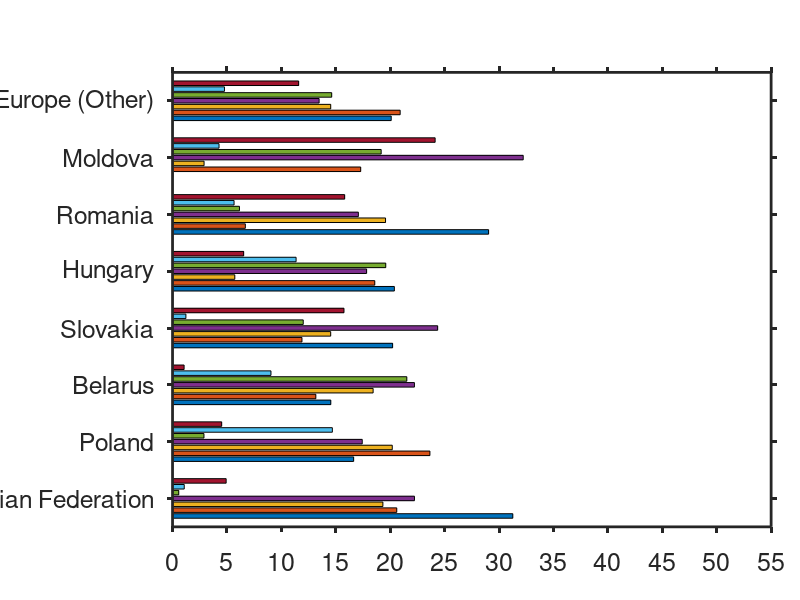

Recreate this plot in MATLAB. (Note: this script raises an error after producing the figure.)
close all;

figure('units','normalized','outerposition',[0.15 0.15 0.6 0.8]);
subplot('Position',[0.215669014084507,0.121919584954604,0.748239436619718,0.757457846952011]);

Country_Name={'Russian Federation','Poland','Belarus','Slovakia','Hungary','Romania','Moldova','Europe (Other)'};
Disese={'TB';'Drug-resistant TB';'HIV';'HIV Treatment';'Diabetes';'Cancer';'CVD'};
T=[31.2655384013155,20.6024502991574,19.3275828759546,22.2295507246408,0.571187226949940,1.07595394965552,4.92773652232627;16.6420245134146,23.6479851173360,20.1896631026445,17.4323525712421,2.88710010073673,14.6843080620405,4.51656653258559;14.5420060426371,13.1668595009593,18.4308135015296,22.2263614779723,21.5266626183766,9.04301883387218,1.06427802465288;20.2219521585835,11.8922395344880,14.5325512979894,24.3612419797008,12.0106136524006,1.22841411471709,15.7529872621206;20.3833203960749,18.5823283415145,5.72148958013417,17.8328990682867,19.5912303699243,11.3525643832419,6.53616786082354;29.0418217789816,6.69116817396377,19.5709512349963,17.0756061515745,6.14969531236571,5.65354124891377,15.8172160992044;0.0181320479452568,17.2892335925917,2.89775227472633,32.2224559989506,19.1704546384067,4.27233096300313,24.1296404843763;20.0945388252910,20.9168108455588,14.5341025195996,13.4690647007845,14.6252042236377,4.77135020156872,11.5889286835597];

for ii=1:length(Country_Name)
    T(ii,:)= 100.*T(ii,:)./sum(T(ii,:));
end

barh(T);
ylim([0.5 length(Country_Name)+0.5]);
set(gca,'Tickdir','out','linewidth',2,'YTick',[1:length(Country_Name)],'YTicklabel',Country_Name,'Fontsize',18,'XTick',[0:5:55]);
xlim([0 55]);
xtickformat('percentage');

legend(Disese,'Position',[0.801349769718071,0.6142974565058,0.194542249061272,0.254215297493335]);
legend boxoff;
box off;

xlabel('Percetage of disease burden','Fontsize',22);
hold on;
ax1 = gca; % current axes
ax1.XColor = 'k';
ax1.YColor = 'k';
ax1_pos = ax1.Position; % position of first axes

ax2 = axes('Position',ax1_pos,...
    'XAxisLocation','top',...
    'YAxisLocation','left',...
    'Color','none');

Ref_Num=[105897 1575703 938 185673 235576 84671 104929 304156];


line(Ref_Num,[1:length(Country_Name)],'Parent',ax2,'Color',[0.5 0.5 0.5],'LineWidth',2)
ylim([0.5 length(Country_Name)+0.5]);
xlim([1 10^7]);
set(ax2,'LineWidth',2,'tickdir','out','XScale','log','YTick',[1:length(Country_Name)],'YTickLabel',{},'Fontsize',18);
ax2.XColor=[0.5 0.5 0.5];
xlabel('Number of refugees','Fontsize',22,'Color',[0.5 0.5 0.5]);
ylabel('Country','Fontsize',22,'Position',[0.023425359784182,mean([1 length(Country_Name)]),-1]);